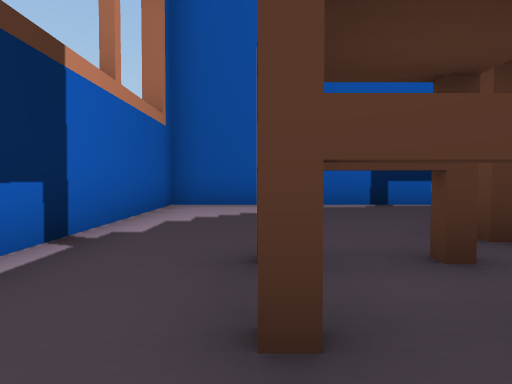
[1] (above)

16 first-person views from a walk through a 3-D level made in the Unity game engine. The camera is 0.27 m above the floor, tilts 2° down and sees 70° across. The floor is counted in squares, 0.5 m on a side. Each view is taken from the middle of a square. On the plan, view 1 faces up. The plan holds only what a view shows up to about 9 squares ahead; the rest is blank. The player character is not drawn.

[2]
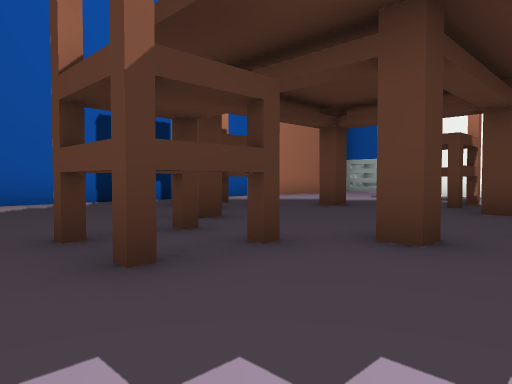

[3]
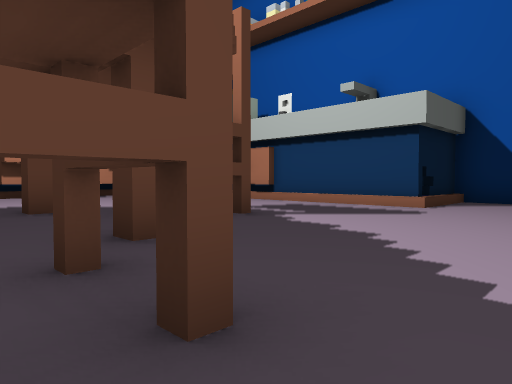

[4]
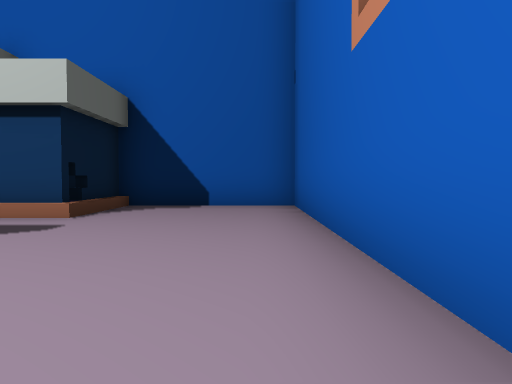

[5]
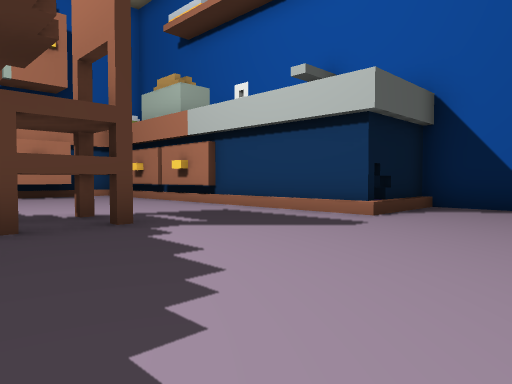

[6]
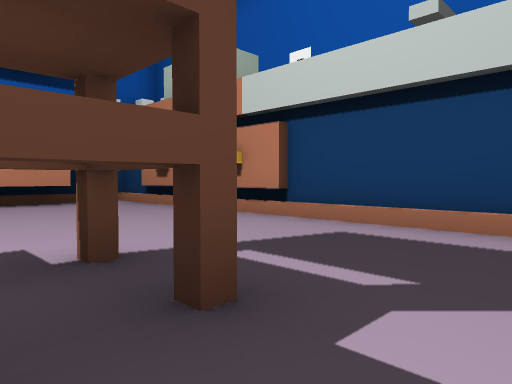

[7]
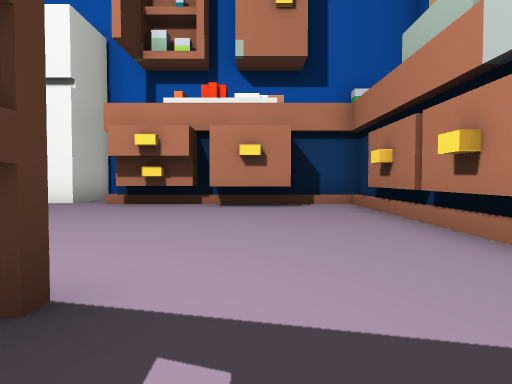

[8]
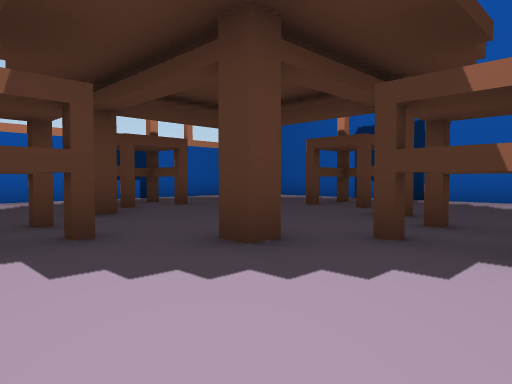

[9]
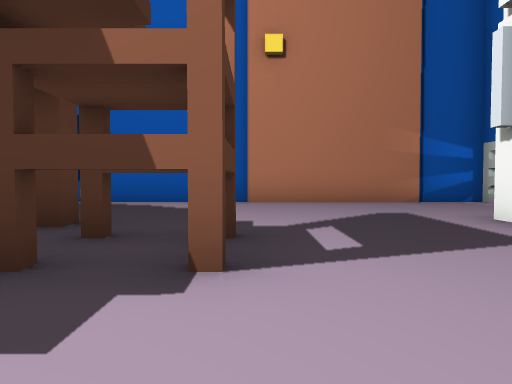

[10]
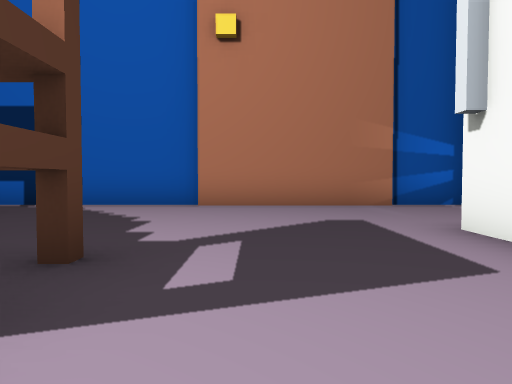

[11]
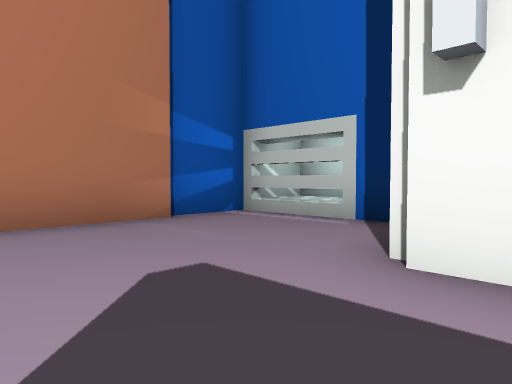

[12]
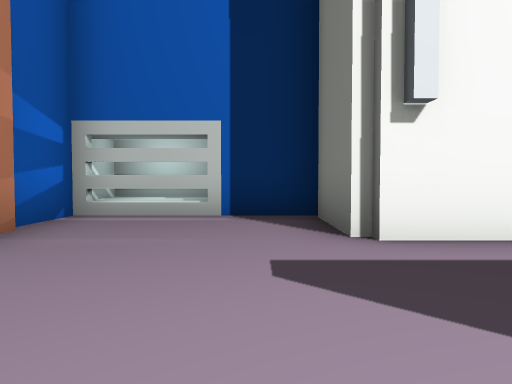

[13]
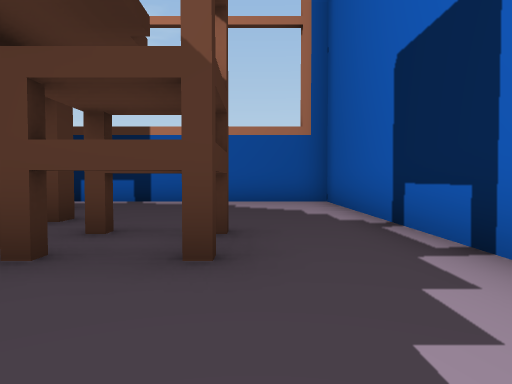

[14]
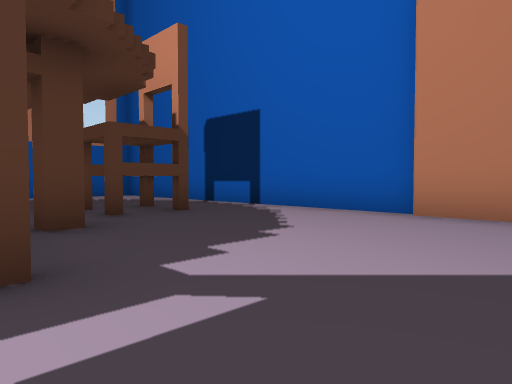

[15]
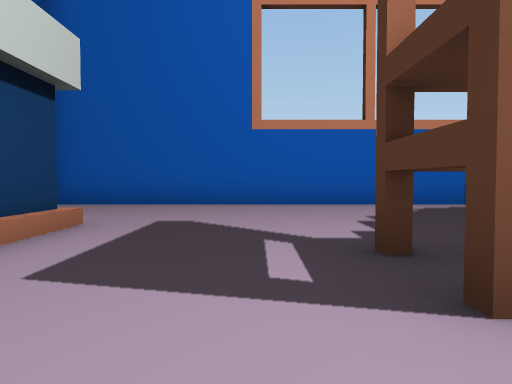

[16]
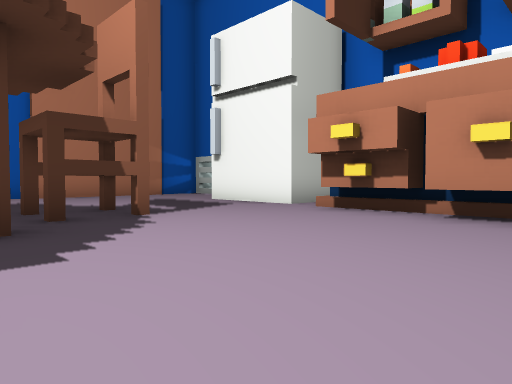

### Floor plan
Key: @ floor where view 1 was taken; # wall or solid block; x gap in a wall; . floor; ^ raised ledge; T thing the floor can be seen under or through.
Columns run from 2 left of view 1 to 15 right of it. Each row starts with its distance up from view 1.
  8 ##################
  7 #................^
  6 #....###........##
  5 #....#TT........#
  4 #....#TTT....####
  3 #...T  TTT...#
  2 #.TT    TTT..#
  1 #.TTTT  TTT..#
  0 #.@... TT....#
 -1 #....TTT.....#
 -2 #....TT.....##
 -3 #...........##
 -4 #............#
 -5 #...##########
 -6 #...x
 -7 #...#
 -8 ######

Where each view was taken, in squares from view 1:
view 1: 0 up, 0 right, facing up
view 2: 1 down, 1 left, facing up-right
view 3: 2 up, 1 left, facing down-right
view 4: 0 up, 1 left, facing down
view 5: 0 up, 1 left, facing down-right
view 6: 1 down, 2 right, facing down-right
view 7: 3 down, 3 right, facing right
view 8: 2 down, 8 right, facing up-left
view 9: 1 down, 8 right, facing up
view 10: 0 up, 9 right, facing up
view 11: 3 up, 9 right, facing up-right
view 12: 5 up, 8 right, facing right
view 13: 6 up, 7 right, facing left
view 14: 2 up, 10 right, facing up-left
view 15: 3 down, 6 right, facing left
view 16: 4 down, 5 right, facing up-right
